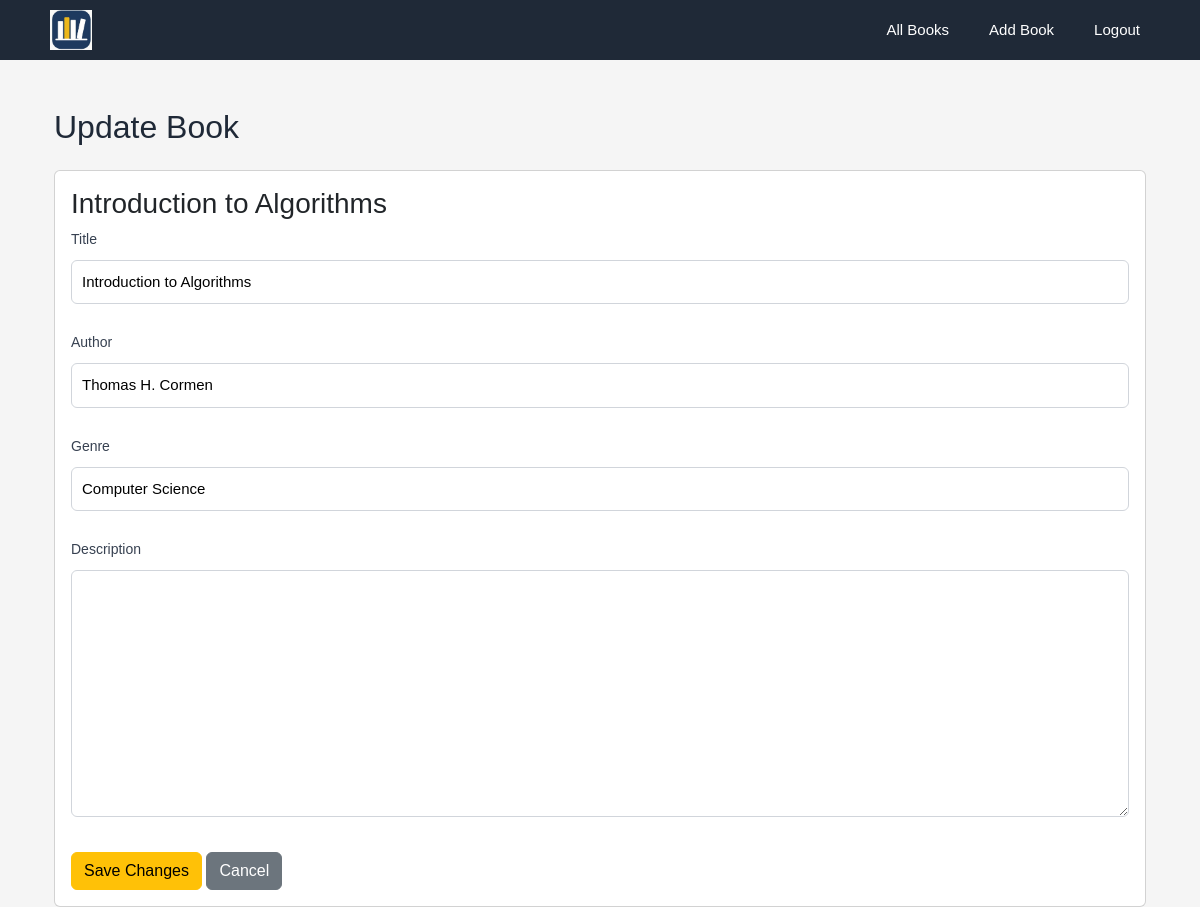
The page /books/2/update/ (signed in) on the database its author committed.
### accounts/models.py (models this page shows, shortened)
class Book(models.Model):
    title = models.CharField(max_length=150)
    author = models.CharField(max_length=100)
    genre = models.CharField(max_length=100)
    description = models.TextField(blank=True)
    reserved_by = models.ManyToManyField(User, blank=True, related_name="reserved_books")

### accounts/views.py (the view)
# urls.py: path("books/<int:book_id>/update/", views.update_book_view,  name="update_book_view"),
@login_required(login_url='accounts:login_view')
def update_book_view(request, book_id):
    book = Book.objects.get(id=book_id)
    if request.method == "POST":
        form = BookForm(request.POST, instance=book)
        if form.is_valid():
            form.save()
            messages.success(request, "Book updated successfully!")
            return redirect("accounts:book_detail_view", book_id=book.id)
    else:
        form = BookForm(instance=book)
    return render(request, "accounts/update_book.html", {
        "form": form,
        "book": book
    })

### accounts/views.py
class BookForm(ModelForm):
    class Meta:
        model = Book
        fields = ['title', 'author', 'genre', 'description']

### accounts/Templates/accounts/update_book.html (shortened to what this page needs)
{% extends "accounts/layout.html" %}
{% block body %}
<div class="container mt-5">
    <h2>Update Book</h2>
    <div class="card mt-4">
        <div class="card-body">
            <h3>{{ book.title }}</h3>
            <form method="post" class="book-form">
                {% for field in form %}
                    <div class="book-field">
                        <label for="{{ field.id_for_label }}" class="book-label">{{ field.label }}</label>
                        {{ field }}
                    </div>
                {% endfor %}
                <button type="submit" class="btn btn-warning">
                    Save Changes
                </button>
                <a href="{% url 'accounts:book_detail_view' book.id %}"
                   class="btn btn-secondary">
                    Cancel
                </a>
            </form>
        </div>
    </div>
</div>
{% endblock %}

### accounts/static/accounts/styles.css (style rules this page uses)
* { box-sizing: border-box; }
body { margin: 0; font-family: Arial, Helvetica, sans-serif; background: #f5f5f5; color: #1f2937; }
.book-form input[type="text"], .book-form input[type="email"], .book-form input[type="password"], .book-form textarea { width: 100%; padding: 10px; margin-top: 6px; margin-bottom: 14px; border: 1px solid #d1d5db; border-radius: 6px; font-size: 15px; font-family: inherit; }
.book-form textarea { resize: vertical; min-height: 90px; }
.book-field { margin-bottom: 14px; }
.book-label { display: block; font-weight: 500; font-size: 14px; color: #374151; margin-bottom: 4px; }

### rows shown on the page
Book: title "Introduction to Algorithms", form "Introduction to Algorithms" "Thomas H. Cormen" "Computer Science"

### other values the page prints
{{ field.label }} "Title" "Author" "Genre" "Description"
